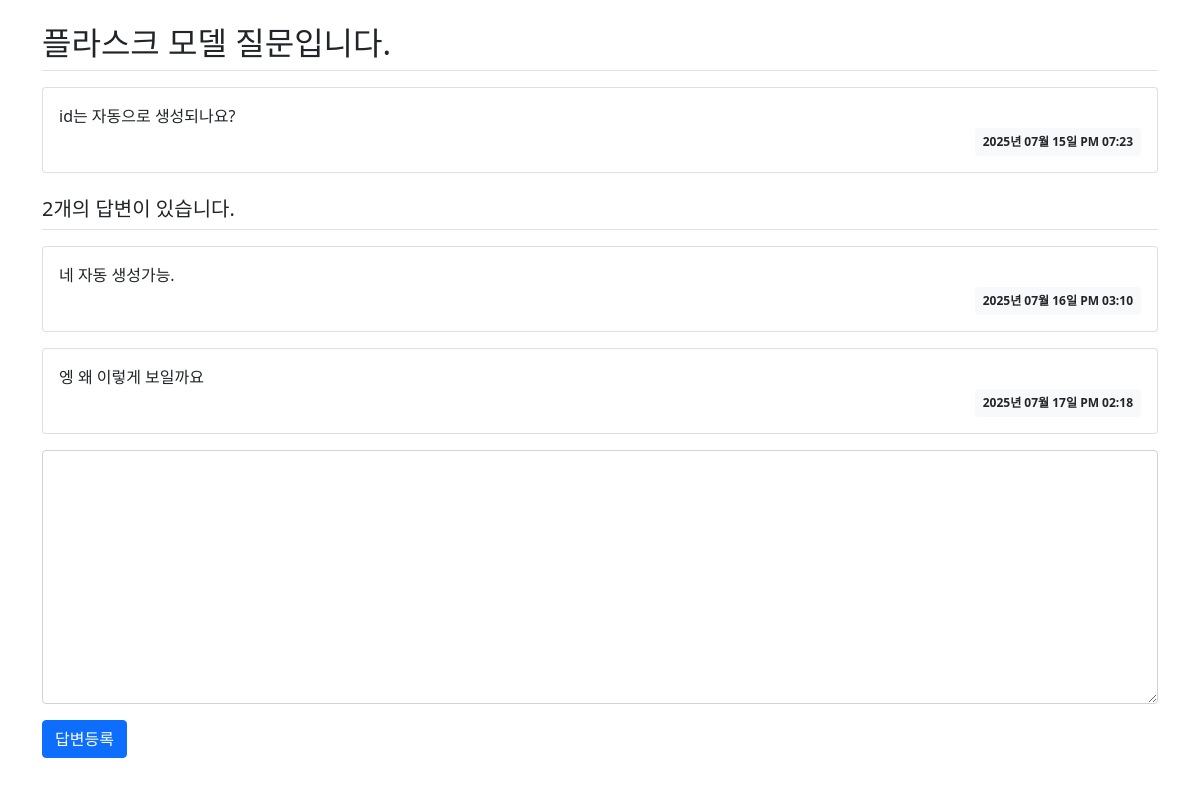
/question/list/2/, run on an earlier commit of the app's database.
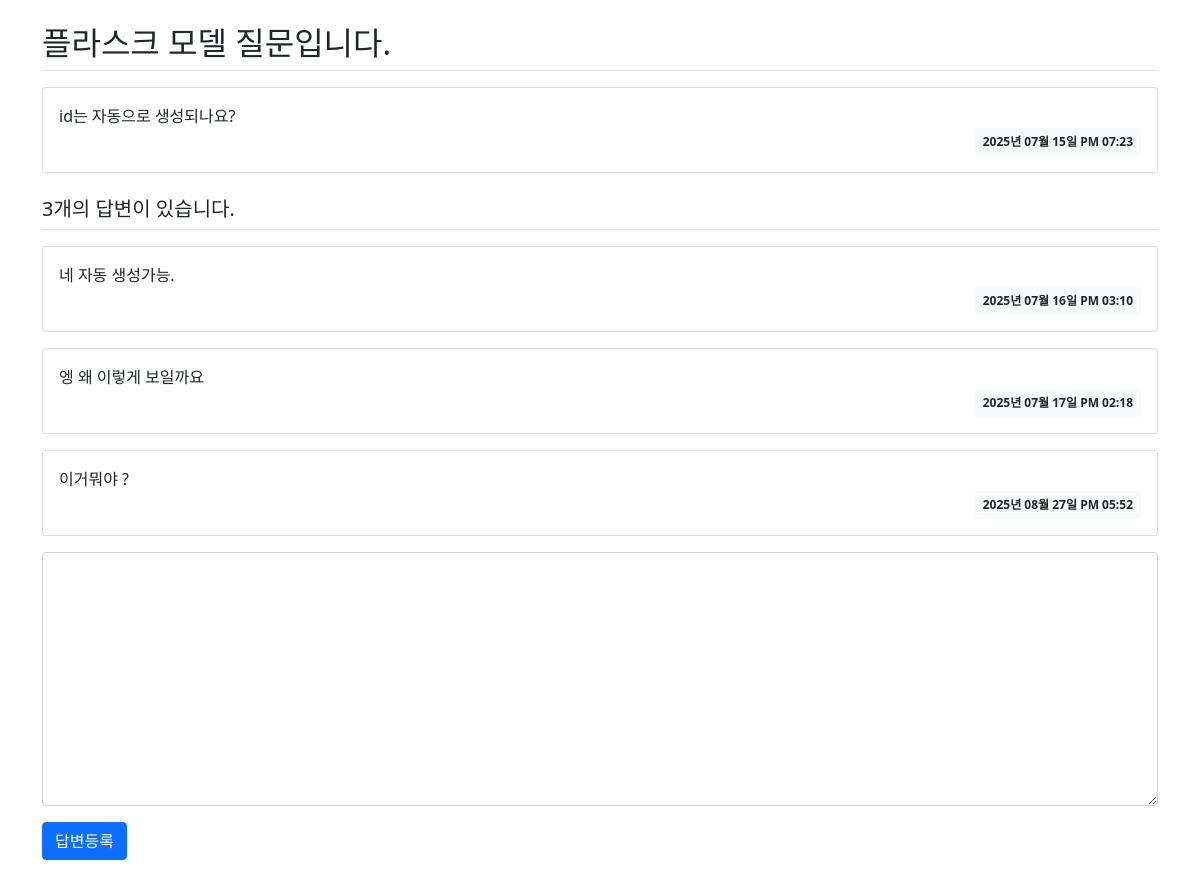
And on a later commit of the database.
### pybo/models.py (models this page shows)
class Question(db.Model):
    id = db.Column(db.Integer, primary_key=True)
    subject = db.Column(db.String(200), nullable=False)
    content = db.Column(db.Text(), nullable=False)
    create_date = db.Column(db.DateTime(), nullable=False)

class Answer(db.Model):
    id = db.Column(db.Integer, primary_key=True)
    question_id = db.Column(db.Integer, db.ForeignKey('question.id', ondelete='CASCADE'))
    question = db.relationship('Question', backref=db.backref('answer_set'))
    content = db.Column(db.Text(), nullable=False)
    create_date = db.Column(db.DateTime(), nullable=False)

### pybo/views/question_views.py (the view)
@bp.route('/list/<int:question_id>/')
def detail(question_id):
    form = AnswerForm()
    question = Question.query.get_or_404(question_id)
    return render_template('question/question_detail.html', question=question, form=form)

### pybo/forms.py
class AnswerForm(FlaskForm):
    content = TextAreaField('내용', validators=[DataRequired('내용은 필수입력 항목입니다.')])

### pybo/filter.py (called while the page is built)
def format_datetime(value, fmt='%Y년 %m월 %d일 %p %I:%M'):
    return value.strftime(fmt)

### pybo/views/auth_views.py (called while the page is built)
@bp.before_app_request
def load_logged_in_user():
    user_id = session.get('user_id')
    if user_id is None:
        g.user = None
    else:
        g.user = User.query.get(user_id)

### pybo/templates/question/question_detail.html (shortened to what this page needs)
<link rel="stylesheet" href="{{ url_for('static', filename='bootstrap.min.css') }}">
<div class="container my-3">
    <h2 class="border-bottom py-2">{{ question.subject }}</h2>
    <div class="card my-3">
        <div class="card-body">
            <div class="card-text" style="white-space: pre-line;">{{ question.content }}</div>
            <div class="d-flex justify-content-end">
                <div class="badge bg-light text-dark p-2">
                    {{ question.create_date |datetime }}
                </div>
            </div>
        </div>
    </div>
    <h5 class="border-bottom my-3 py-2">{{ question.answer_set|length }}개의 답변이 있습니다.</h5>
    {% for answer in question.answer_set %}
    <div class="card my-3">
        <div class="card-body">
            <div class="card-text" style="white-space: pre-line;">{{ answer.content }}</div>
            <div class="d-flex justify-content-end">
                <div class="badge bg-light text-dark p-2">
                    {{ answer.create_date |datetime }}
                </div>
            </div>
        </div>
    </div>
    {% endfor %}
    <form action="{{ url_for('answer.create', question_id=question.id) }}" method="post" class="my-3">
        <div class="mb-3">
            <textarea name="content" id="content" class="form-control" rows="10"></textarea>
        </div>
        <input type="submit" value="답변등록" class="btn btn-primary">
    </form>
</div>

What changed in the data, as far as the page shows it:
added Answer: content "이거뭐야 ?", create_date "2025년 08월 27일 PM 05:52"
Also different on the page:
{{ question.answer_set|length }}: "2" → "3"
